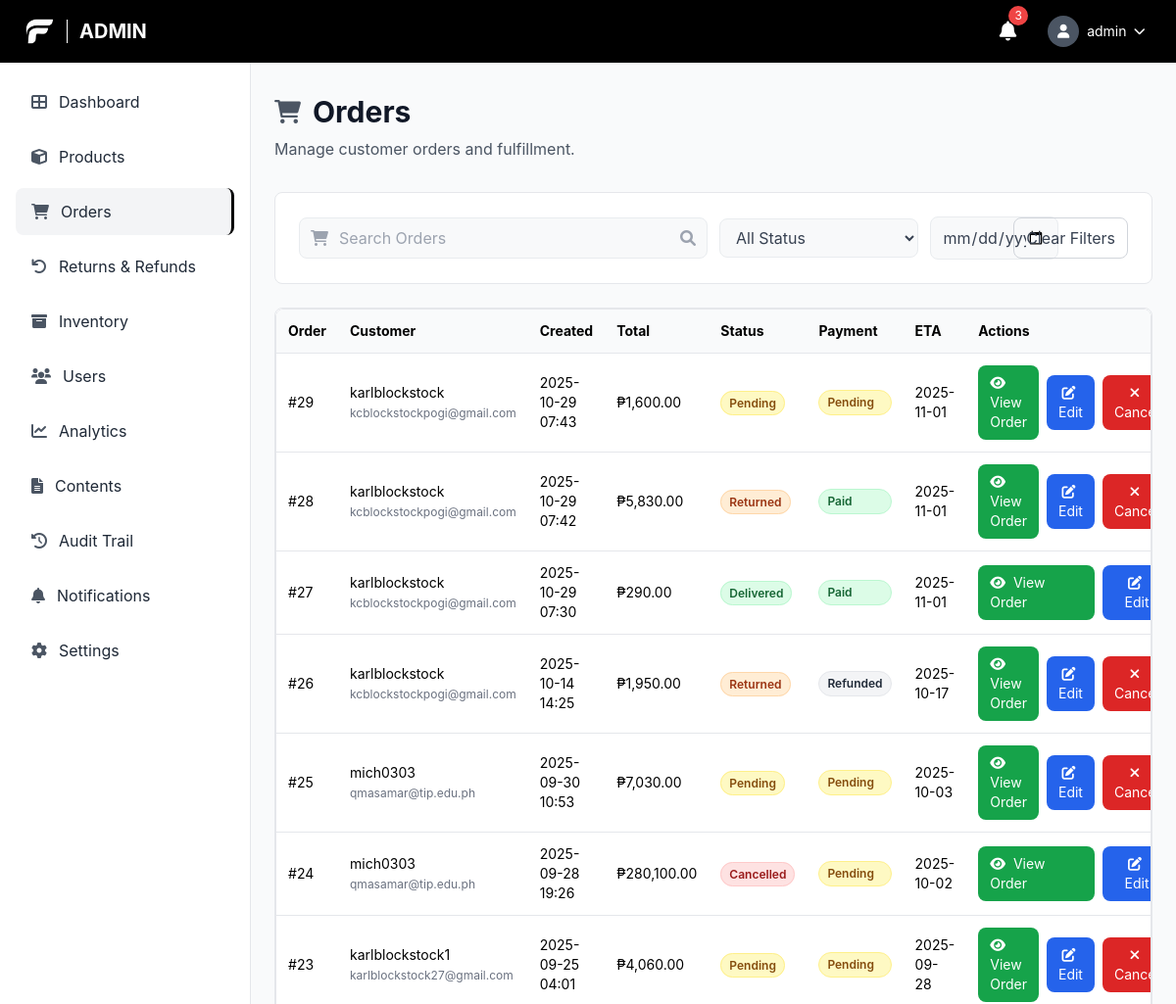
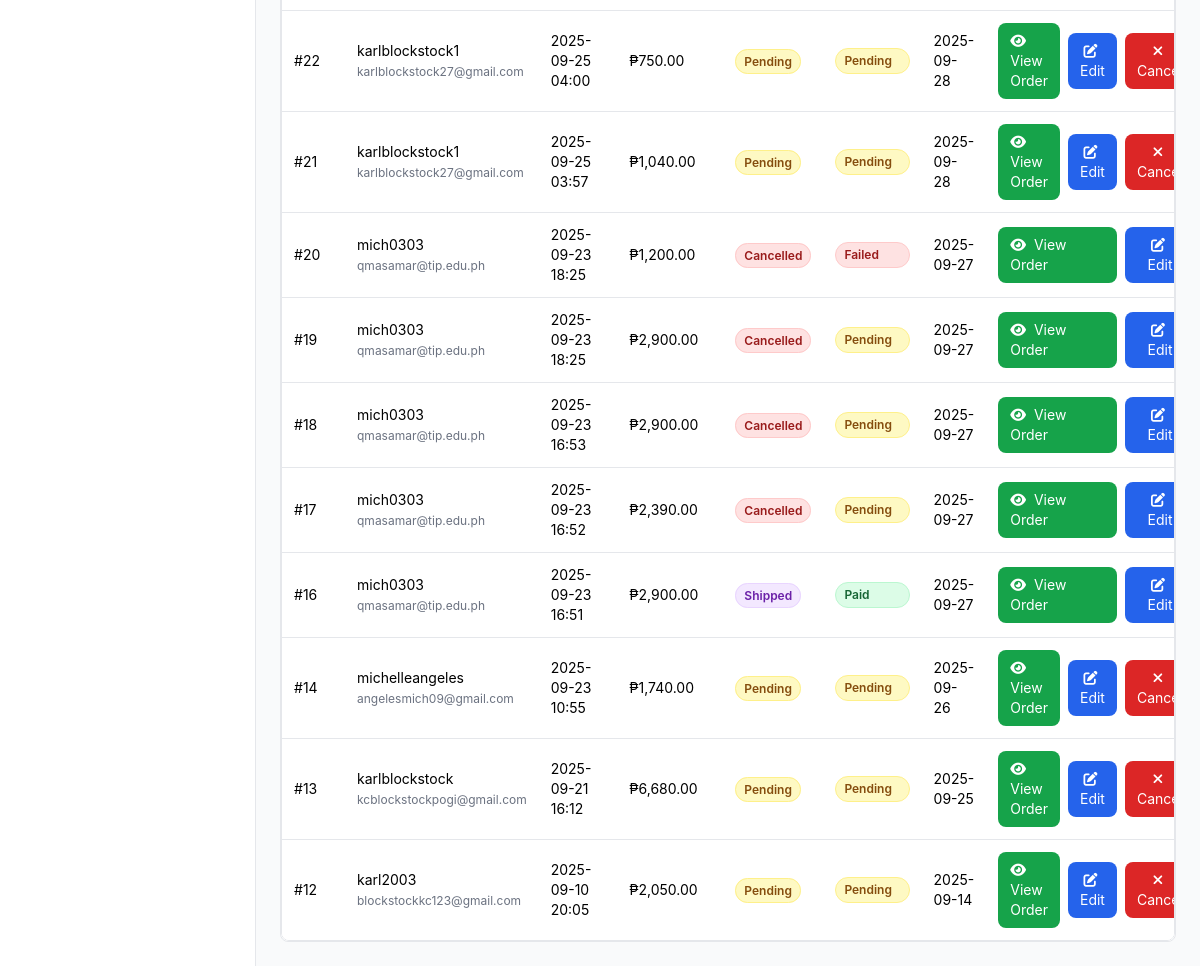
Screenshot of /admin/orders.php (signed in) with the database file from the repository (2 pictures, top to bottom).
### tables this page shows
CREATE TABLE `orders` (
  `order_id` bigint(20) UNSIGNED NOT NULL,
  `custom_order_id` varchar(20) DEFAULT NULL,
  `user_id` bigint(20) UNSIGNED NOT NULL,
  `status` enum('pending','processing','shipped','delivered','cancelled','returned','refunded') NOT NULL DEFAULT 'pending',
  `payment_method` varchar(50) DEFAULT NULL,
  `payment_status` enum('pending','paid','refunded','failed') NOT NULL DEFAULT 'pending',
  `payment_reference` varchar(255) DEFAULT NULL,
  `shipping_address` text DEFAULT NULL,
  `total_amount` decimal(10,2) NOT NULL DEFAULT 0.00,
  `estimated_delivery_date` date DEFAULT NULL,
  `return_reason` text DEFAULT NULL,
  `refund_amount` decimal(10,2) DEFAULT NULL,
  `stock_deducted` tinyint(1) NOT NULL DEFAULT 0,
  `created_at` timestamp NOT NULL DEFAULT current_timestamp(),
  `updated_at` timestamp NOT NULL DEFAULT current_timestamp() ON UPDATE current_timestamp()
);

CREATE TABLE `users` (
  `user_id` bigint(20) UNSIGNED NOT NULL,
  `username` varchar(100) NOT NULL,
  `email` varchar(150) NOT NULL,
  `phone` varchar(20) DEFAULT NULL,
  `date_of_birth` date DEFAULT NULL,
  `address` varchar(255) DEFAULT NULL,
  `password_hash` varchar(255) DEFAULT NULL,
  `google_id` varchar(255) DEFAULT NULL,
  `role` enum('admin','manager','staff','customer') NOT NULL DEFAULT 'customer',
  `status` enum('active','inactive','suspended') NOT NULL DEFAULT 'active',
  `created_at` timestamp NOT NULL DEFAULT current_timestamp(),
  `updated_at` timestamp NOT NULL DEFAULT current_timestamp() ON UPDATE current_timestamp(),
  `last_login` timestamp NULL DEFAULT NULL,
  `first_name` varchar(100) DEFAULT NULL,
  `last_name` varchar(100) DEFAULT NULL,
  `profile_picture` varchar(255) DEFAULT NULL,
  `otp` varchar(6) DEFAULT NULL,
  `otp_expiry` datetime DEFAULT NULL
);

### config/currency_helper.php (called while the page is built, shortened)
<?php
function getCurrencySettings() {
    static $settings = null;
    if ($settings === null) {
        $settings = [
            'symbol' => '₱',
            'code' => 'PHP',
            'position' => 'before'
        ];
        try {
            $pdo = getDBConnection();
            $stmt = $pdo->query("SELECT key_name, value FROM settings WHERE key_name IN ('currency_symbol', 'currency_code', 'currency_position')");
            while ($row = $stmt->fetch()) {
                switch ($row['key_name']) {
                    case 'currency_symbol':
                        $settings['symbol'] = $row['value'] ?: '₱';
                        break;
                    case 'currency_code':
                        $settings['code'] = $row['value'] ?: 'PHP';
                        break;
                    case 'currency_position':
                        $settings['position'] = $row['value'] ?: 'before';
                        break;
                }
            }
        } catch (Exception $e) {
        }
    }
    return $settings;
}
function formatCurrency($amount, $decimals = 2) {
    $settings = getCurrencySettings();
    $formatted = number_format((float)$amount, $decimals);
    if ($settings['position'] === 'after') {
        return $formatted . $settings['symbol'];
    } else {
        return $settings['symbol'] . $formatted;
    }
}
?>

### admin/orders.php (the view, shortened to what this page needs)
<?php
require_once '../config/currency_helper.php';
require_once '../includes/admin_sidebar.php';
$pdo = getDBConnection();
$search = trim($_GET['q'] ?? '');
$filterDate = $_GET['date'] ?? '';
$where = [];
$params = [];
$whereSql = $where ? ('WHERE ' . implode(' AND ', $where)) : '';
$sql = "SELECT o.*, u.username, u.email,
        (SELECT return_reason FROM returns WHERE order_id = o.order_id ORDER BY created_at DESC LIMIT 1) as return_reason,
        (SELECT COALESCE(SUM(refund_amount), 0) FROM returns WHERE order_id = o.order_id) as refund_amount
        FROM orders o
        JOIN users u ON u.user_id = o.user_id
        $whereSql
        ORDER BY o.created_at DESC
        LIMIT 500";
$stm = $pdo->prepare($sql);
$stm->execute($params);
$orders = $stm->fetchAll();
?>
<!DOCTYPE html>
<html lang="en">
<head>
	<script src="https://cdn.tailwindcss.com"></script>
	<link href="https://cdnjs.cloudflare.com/ajax/libs/font-awesome/6.0.0/css/all.min.css" rel="stylesheet">
	<link rel="stylesheet" href="../css/style.css">
</head>
<body class="font-body bg-gray-50">
	<header class="bg-black text-white fixed top-0 left-0 right-0 z-50 h-16 flex items-center justify-between px-6">
		<div class="flex items-center space-x-3">
            <img src="../img/LOGO-Fitfuel.png" alt="FitFuel Logo" class="w-8 h-8 object-contain">
			<h1 class="text-xl font-bold uppercase">Admin</h1>
		</div>
		<div class="flex items-center space-x-4">
			<button class="p-2 hover:bg-gray-800 rounded-lg transition-colors relative">
				<i class="fas fa-bell text-xl"></i>
				<span class="absolute -top-1 -right-1 bg-red-500 text-white text-xs rounded-full h-5 w-5 flex items-center justify-center">3</span>
			</button>
			<div class="relative">
				<button onclick="toggleUserMenu()" class="flex items-center space-x-2 p-2 hover:bg-gray-800 rounded-lg transition-colors">
					<div class="w-8 h-8 bg-gray-600 rounded-full flex items-center justify-center">
						<i class="fas fa-user text-white text-sm"></i>
					</div>
					<span class="hidden md:block text-sm"><?php echo htmlspecialchars($_SESSION['username'] ?? 'Admin'); ?></span>
					<i class="fas fa-chevron-down text-xs"></i>
				</button>
			</div>
		</div>
	</header>
	<main class="ml-64 pt-24 pb-6 px-6">
		<div class="mb-8">
			<div class="flex items-center space-x-3 mb-2">
				<i class="fas fa-shopping-cart text-2xl text-gray-600"></i>
				<h1 class="text-3xl font-bold text-gray-900">Orders</h1>
			</div>
			<p class="text-gray-600">Manage customer orders and fulfillment.</p>
		</div>
		<div class="bg-white rounded-lg border border-gray-200 p-6 mb-6">
		<form id="orderFilters" method="get" class="grid grid-cols-1 md:grid-cols-12 gap-3 items-center">
			<div class="relative md:col-span-6">
				<i class="fas fa-shopping-cart absolute left-3 top-1/2 transform -translate-y-1/2 text-gray-400"></i>
				<input type="text" name="q" value="<?php echo htmlspecialchars($search); ?>" placeholder="Search Orders" class="search-input w-full pl-10 pr-10 py-2 rounded-lg focus:outline-none" />
				<i class="fas fa-search absolute right-3 top-1/2 transform -translate-y-1/2 text-gray-400"></i>
			</div>
			<div class="md:col-span-3">
				<select name="status" class="filter-btn px-3 py-2 rounded-lg w-full focus:outline-none">
					<option value="">All Status</option>
				</select>
			</div>
			<div class="md:col-span-2">
				<input type="date" name="date" value="<?php echo htmlspecialchars($filterDate); ?>" class="filter-btn px-3 py-2 rounded-lg w-full focus:outline-none" />
			</div>
			<div class="md:col-span-1 md:justify-self-end">
				<a href="orders.php" class="px-3 py-2 rounded-lg border border-gray-300 text-gray-700 hover:bg-gray-100 inline-block whitespace-nowrap">Clear Filters</a>
			</div>
		</form>
		</div>
		<div class="bg-white border border-gray-200 rounded-lg overflow-x-auto">
		<div class="bg-white border border-gray-200 rounded-lg overflow-x-auto">
			<table class="min-w-full text-sm">
				<thead class="bg-gray-50">
					<tr>
						<th class="text-left p-3">Order</th>
						<th class="text-left p-3">Customer</th>
						<th class="text-left p-3">Created</th>
						<th class="text-left p-3">Total</th>
						<th class="text-left p-3">Status</th>
						<th class="text-left p-3">Payment</th>
						<th class="text-left p-3">ETA</th>
						<th class="text-left p-3">Actions</th>
					</tr>
				</thead>
				<tbody>
					<?php if (!$orders): ?>
						<tr><td colspan="8" class="p-6 text-center text-gray-500">No orders found.</td></tr>
					<?php else: foreach ($orders as $o): ?>
					<tr class="border-t">
						<td class="p-3">#<?php echo (int)$o['order_id']; ?></td>
						<td class="p-3"><?php echo htmlspecialchars($o['username']); ?> <span class="text-gray-500 text-xs"><?php echo htmlspecialchars($o['email']); ?></span></td>
						<td class="p-3"><?php echo htmlspecialchars(date('Y-m-d H:i', strtotime($o['created_at']))); ?></td>
						<td class="p-3"><?php echo formatCurrency((float)$o['total_amount']); ?></td>
						<td class="p-3">
							<span class="px-2 py-1 rounded-full text-xs font-semibold <?php
								$statusClass = '';
								switch($o['status']) {
									case 'delivered':
										$statusClass = 'bg-green-100 text-green-800 border border-green-200';
										break;
									case 'shipped':
										$statusClass = 'bg-purple-100 text-purple-800 border border-purple-200';
										break;
									case 'cancelled':
										$statusClass = 'bg-red-100 text-red-800 border border-red-200';
										break;
									case 'returned':
										$statusClass = 'bg-orange-100 text-orange-800 border border-orange-200';
										break;
									default:
										$statusClass = 'bg-yellow-100 text-yellow-800 border border-yellow-200';
										break;
								}
								echo $statusClass;
							?>">
								<?php echo ucfirst($o['status']); ?>
							</span>
						</td>
						<td class="p-3">
							<div class="flex flex-col space-y-1">
								<span class="px-2 py-1 rounded-full text-xs font-semibold <?php
									$paymentStatusClass = '';
									switch($o['payment_status']) {
										case 'paid':
											$paymentStatusClass = 'bg-green-100 text-green-800 border border-green-200';
											break;
										case 'pending':
											$paymentStatusClass = 'bg-yellow-100 text-yellow-800 border border-yellow-200';
											break;
										case 'refunded':
											$paymentStatusClass = 'bg-gray-100 text-gray-800 border border-gray-200';
											break;
										default:
											$paymentStatusClass = 'bg-red-100 text-red-800 border border-red-200';
											break;
									}
									echo $paymentStatusClass;
								?>">
									<?php echo ucfirst($o['payment_status']); ?>
								</span>
							</div>
						</td>
						<td class="p-3"><?php echo $o['estimated_delivery_date'] ? htmlspecialchars($o['estimated_delivery_date']) : '-'; ?></td>
						<td class="p-3">
							<div class="flex items-center space-x-2">
								<a href="view_order.php?id=<?php echo (int)$o['order_id']; ?>" class="bg-green-600 hover:bg-green-700 text-white px-3 py-2 rounded-lg text-sm transition-colors">
									<i class="fas fa-eye mr-1"></i>
									View Order
								</a>
								<button onclick="openOrderModal(<?php echo htmlspecialchars(json_encode($o)); ?>)" class="bg-blue-600 hover:bg-blue-700 text-white px-3 py-2 rounded-lg text-sm transition-colors">
									<i class="fas fa-edit mr-1"></i>
									Edit
								</button>
								<?php if (!in_array($o['status'], ['processing','shipped','delivered','cancelled'], true)): ?>
								<form method="post" class="inline" onsubmit="return confirm('Cancel this order?');">
									<button type="submit" class="bg-red-600 hover:bg-red-700 text-white px-3 py-2 rounded-lg text-sm transition-colors">
										<i class="fas fa-times mr-1"></i>
										Cancel
									</button>
								</form>
								<?php endif; ?>
							</div>
						</td>
					</tr>
					<?php endforeach; endif; ?>
				</tbody>
			</table>
		</div>
	</main>
</body>
</html>

### css/style.css (style rules this page uses)
:root { --primary: #059669; --secondary: #10b981; --accent: #10b981; --muted: #f1f5f9; --foreground: #475569; --border: #e5e7eb; }
.font-body { font-family: 'DM Sans', -apple-system, BlinkMacSystemFont, 'Segoe UI', Roboto, 'Helvetica Neue', Arial, sans-serif; }
body, html { font-family: 'DM Sans', -apple-system, BlinkMacSystemFont, 'Segoe UI', Roboto, 'Helvetica Neue', Arial, sans-serif; }
h1, h2, h3, h4, h5, h6 { font-family: 'Space Grotesk', -apple-system, BlinkMacSystemFont, 'Segoe UI', Roboto, 'Helvetica Neue', Arial, sans-serif; }
p, span, div, a, button, input, textarea, select { font-family: 'DM Sans', -apple-system, BlinkMacSystemFont, 'Segoe UI', Roboto, 'Helvetica Neue', Arial, sans-serif; }

### admin/orders.php (style rules this page uses)
.search-input { background-color: #f8f9fa; border: 1px solid #e9ecef; }
.filter-btn { background-color: #f8f9fa; border: 1px solid #e9ecef; color: #374151; }

### rows the page displays
orders: order_id "29", user.username "karlblockstock", user.email "kcblockstockpogi@gmail.com", created_at "2025-10-29 07:43", total_amount "₱1,600.00", status "Pending", payment_status "Pending", estimated_delivery_date "2025-11-01"
orders: order_id "28", user.username "karlblockstock", user.email "kcblockstockpogi@gmail.com", created_at "2025-10-29 07:42", total_amount "₱5,830.00", status "Returned", payment_status "Paid", estimated_delivery_date "2025-11-01"
orders: order_id "27", user.username "karlblockstock", user.email "kcblockstockpogi@gmail.com", created_at "2025-10-29 07:30", total_amount "₱290.00", status "Delivered", payment_status "Paid", estimated_delivery_date "2025-11-01"
orders: order_id "26", user.username "karlblockstock", user.email "kcblockstockpogi@gmail.com", created_at "2025-10-14 14:25", total_amount "₱1,950.00", status "Returned", payment_status "Refunded", estimated_delivery_date "2025-10-17"
orders: order_id "25", user.username "mich0303", user.email "qmasamar@tip.edu.ph", created_at "2025-09-30 10:53", total_amount "₱7,030.00", status "Pending", payment_status "Pending", estimated_delivery_date "2025-10-03"
orders: order_id "24", user.username "mich0303", user.email "qmasamar@tip.edu.ph", created_at "2025-09-28 19:26", total_amount "₱280,100.00", status "Cancelled", payment_status "Pending", estimated_delivery_date "2025-10-02"
orders: order_id "23", user.username "karlblockstock1", user.email "karlblockstock27@gmail.com", created_at "2025-09-25 04:01", total_amount "₱4,060.00", status "Pending", payment_status "Pending", estimated_delivery_date "2025-09-28"
orders: order_id "22", user.username "karlblockstock1", user.email "karlblockstock27@gmail.com", created_at "2025-09-25 04:00", total_amount "₱750.00", status "Pending", payment_status "Pending", estimated_delivery_date "2025-09-28"
orders: order_id "21", user.username "karlblockstock1", user.email "karlblockstock27@gmail.com", created_at "2025-09-25 03:57", total_amount "₱1,040.00", status "Pending", payment_status "Pending", estimated_delivery_date "2025-09-28"
orders: order_id "20", user.username "mich0303", user.email "qmasamar@tip.edu.ph", created_at "2025-09-23 18:25", total_amount "₱1,200.00", status "Cancelled", payment_status "Failed", estimated_delivery_date "2025-09-27"
orders: order_id "19", user.username "mich0303", user.email "qmasamar@tip.edu.ph", created_at "2025-09-23 18:25", total_amount "₱2,900.00", status "Cancelled", payment_status "Pending", estimated_delivery_date "2025-09-27"
orders: order_id "18", user.username "mich0303", user.email "qmasamar@tip.edu.ph", created_at "2025-09-23 16:53", total_amount "₱2,900.00", status "Cancelled", payment_status "Pending", estimated_delivery_date "2025-09-27"
orders: order_id "17", user.username "mich0303", user.email "qmasamar@tip.edu.ph", created_at "2025-09-23 16:52", total_amount "₱2,390.00", status "Cancelled", payment_status "Pending", estimated_delivery_date "2025-09-27"
orders: order_id "16", user.username "mich0303", user.email "qmasamar@tip.edu.ph", created_at "2025-09-23 16:51", total_amount "₱2,900.00", status "Shipped", payment_status "Paid", estimated_delivery_date "2025-09-27"
orders: order_id "14", user.username "michelleangeles", user.email "angelesmich09@gmail.com", created_at "2025-09-23 10:55", total_amount "₱1,740.00", status "Pending", payment_status "Pending", estimated_delivery_date "2025-09-26"
orders: order_id "13", user.username "karlblockstock", user.email "kcblockstockpogi@gmail.com", created_at "2025-09-21 16:12", total_amount "₱6,680.00", status "Pending", payment_status "Pending", estimated_delivery_date "2025-09-25"
orders: order_id "12", user.username "karl2003", user.email "blockstockkc123@gmail.com", created_at "2025-09-10 20:05", total_amount "₱2,050.00", status "Pending", payment_status "Pending", estimated_delivery_date "2025-09-14"

### other values shown
$_SESSION['username'] "admin"
$item['text'] "Dashboard"
$item['text'] "Products"
$item['text'] "Orders"
$item['text'] "Returns & Refunds"
$item['text'] "Inventory"
$item['text'] "Users"
$item['text'] "Analytics"
$item['text'] "Contents"
$item['text'] "Audit Trail"
$item['text'] "Notifications"
$item['text'] "Settings"
